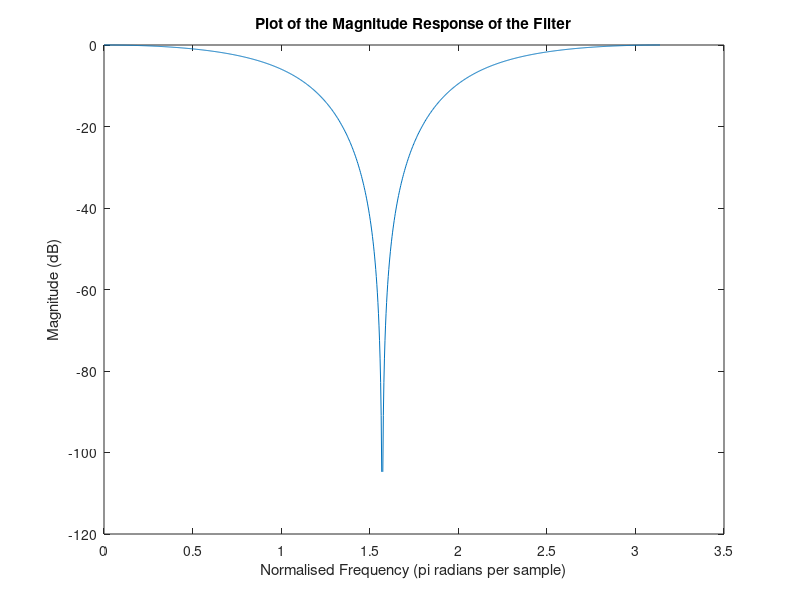
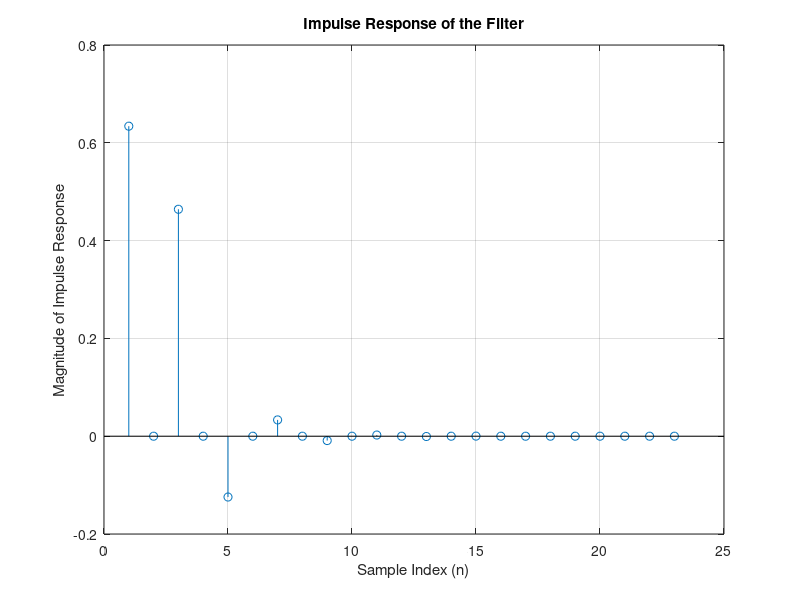

Recreate these plots in MATLAB, in order.
%%%%%%%%%%%%%%%%%%%%%%%%%%%%%%%%%%%%%%%%%%%%%%%%%%%%%%%%%%%%%%%%%%%%%
%
% exercise_3.m
%
% Exercise 3 as part of Assignment 1 for EE445.
% Luke Canny 19339166 25/10/2022
%
%%%%%%%%%%%%%%%%%%%%%%%%%%%%%%%%%%%%%%%%%%%%%%%%%%%%%%%%%%%%%%%%%%%%%

% Specifying Filters
b1 = [0.16 -0.48 0.48 -0.16]; % X Side
a1 = [1 0.13 0.52 0.3];       % Y Side

b2 = [0.634, 0, -0.634]; 
a2 = [1, 0, -0.268]; 

b3 = [0.634, 0, 0.634]; 
a3 = [1, 0, 0.268]; 

b4 = [0.634, -5, 10]; 
a4 = [10, -5, 1]; 


% % Part (i)
% % Applying freqz function
% [h, w] = freqz(b1,a1,1024);
% 
% % Converting frequency response vector to decibels (h is complex)
% hDB = 20*log(abs(h));
% figure;
% % Plotting data
% plot(w, hDB);
% title("Plot of the Magnitude Response of the Filter")
% xlabel("Normalised Frequency (pi radians per sample)");
% ylabel("Magnitude (dB)");
% 
% figure;
% 
% h1 = impz(b1,a1);
% 
% % stem(n1,h1,'linewidth',2);
% stem(h1);
% grid on;
% xlabel('Sample Index (n)');
% ylabel('Magnitude of Impulse Response');
% title('Impulse Response of the Filter');
% 
% % Part (ii)
% % Applying freqz function
% [h, w] = freqz(b2,a2,1024);
% 
% % Converting frequency response vector to decibels (h is complex)
% hDB = 20*log(abs(h));
% figure;
% % Plotting data
% plot(w, hDB);
% title("Plot of the Magnitude Response of the Filter")
% xlabel("Normalised Frequency (pi radians per sample)");
% ylabel("Magnitude (dB)");
% 
% figure;
% 
% h1 = impz(b1,a1);
% 
% % stem(n1,h1,'linewidth',2);
% stem(h1);
% grid on;
% xlabel('Sample Index (n)');
% ylabel('Magnitude of Impulse Response');
% title('Impulse Response of the Filter');
% 
% Part (iii)
% Applying freqz function
[h, w] = freqz(b3,a3,1024);

% Converting frequency response vector to decibels (h is complex)
hDB = 20*log(abs(h));
figure;
% Plotting data
plot(w, hDB);
title("Plot of the Magnitude Response of the Filter")
xlabel("Normalised Frequency (pi radians per sample)");
ylabel("Magnitude (dB)");

figure;

h1 = impz(b3,a3);

% stem(n1,h1,'linewidth',2);
stem(h1);
grid on;
xlabel('Sample Index (n)');
ylabel('Magnitude of Impulse Response');
title('Impulse Response of the Filter');

% % Part (iv)
% % Applying freqz function
% [h, w] = freqz(b4,a4,1024);
% 
% % Converting frequency response vector to decibels (h is complex)
% hDB = 20*log(abs(h));
% figure;
% % Plotting data
% plot(w, hDB);
% title("Plot of the Magnitude Response of the Filter")
% xlabel("Normalised Frequency (pi radians per sample)");
% ylabel("Magnitude (dB)");
% 
% figure;
% 
% h1 = impz(b4,a4);
% 
% % stem(n1,h1,'linewidth',2);
% stem(h1);
% grid on;
% xlabel('Sample Index (n)');
% ylabel('Magnitude of Impulse Response');
% title('Impulse Response of the Filter');

